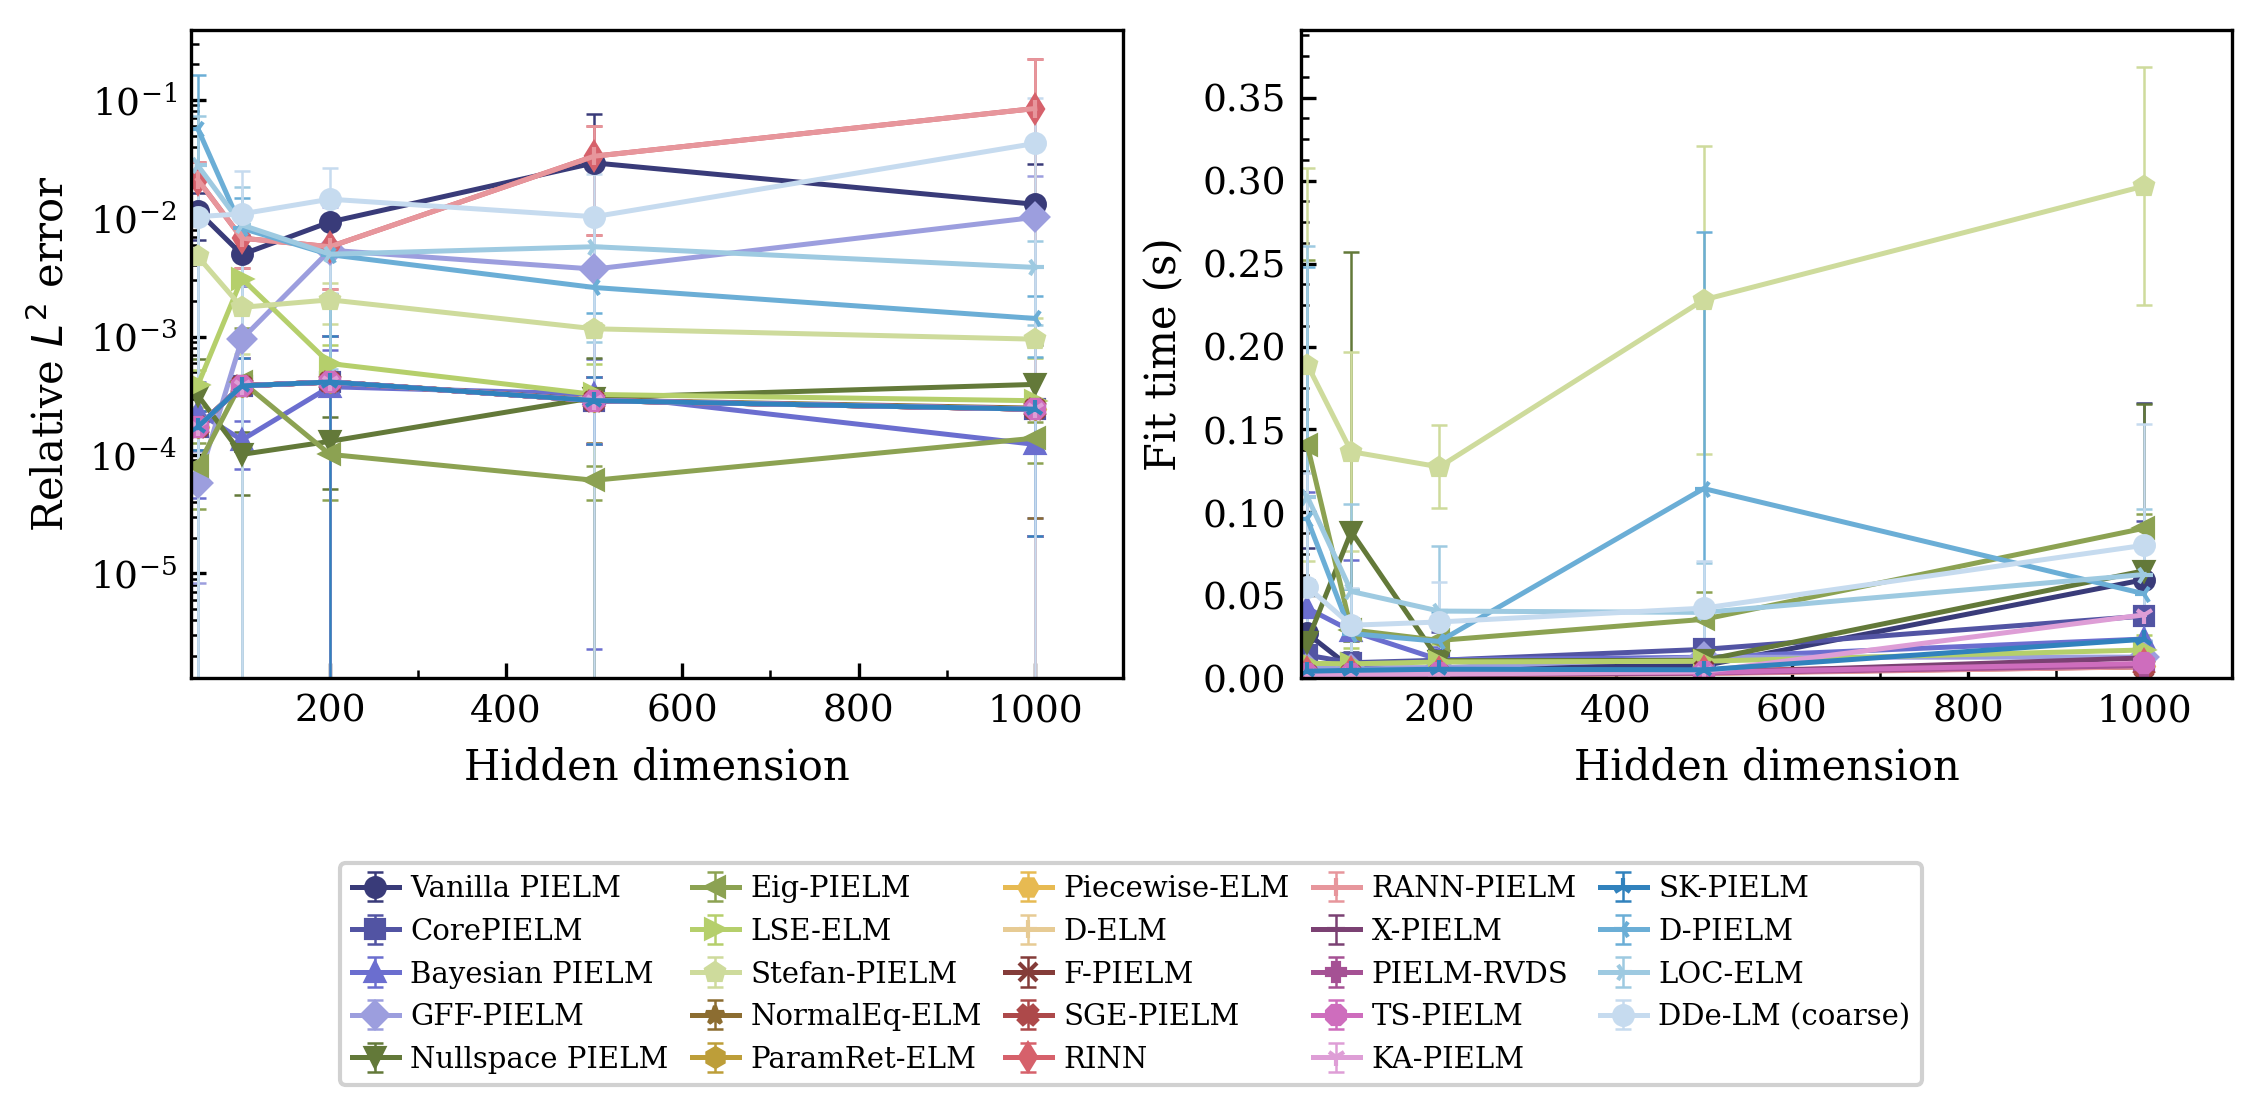

Recreate this plot in Python.
#!/usr/bin/env python3
"""
WP2 — Fig. 3: Accuracy and fit-time vs. hidden_dim for all PIELM variants.

Loads the most recent ``*_sweep_hidden_dim.json`` from
``PyPIELM/benchmarks/results/`` (any sub-folder) and produces:

  fig3_sweep_hidden_dim.pdf   — vector, for LaTeX inclusion
  fig3_sweep_hidden_dim.png   — 300 dpi raster
"""

from __future__ import annotations

import json
from pathlib import Path

import matplotlib
matplotlib.use("Agg")
import matplotlib.pyplot as plt
import matplotlib.ticker as ticker
import numpy as np

# ── Paths ────────────────────────────────────────────────────────────────────
REPO     = Path(__file__).resolve().parent.parent.parent
BENCH    = REPO / "PyPIELM" / "benchmarks" / "results"
OUT      = Path(__file__).resolve().parent

# ── Find most-recent sweep file (search all platform sub-folders) ─────────────
sweep_files = sorted(BENCH.rglob("*sweep_hidden_dim.json"))
if not sweep_files:
    raise FileNotFoundError(
        f"No sweep_hidden_dim.json found under {BENCH}. "
        "Run PyPIELM/benchmarks/sweep_hidden_dim.py first."
    )
src = sweep_files[-1]          # lexicographic timestamp → most recent
print(f"Loading: {src.relative_to(REPO)}")

with open(src) as fh:
    data = json.load(fh)

model_keys = [k for k in data if k not in ("task", "dims", "seeds", "device")]
dims_raw   = data.get("dims", [])
dims       = [int(d) for d in dims_raw]

# Filter models that have any valid (non-NaN) accuracy data
def _valid(mname: str) -> bool:
    rd = data[mname]
    return any(
        not np.isnan(rd[str(d)]["rel_l2_mean"])
        for d in dims_raw
        if str(d) in rd
    )

model_keys = [m for m in model_keys if _valid(m)]

# ── Pretty display names ──────────────────────────────────────────────────────
DISPLAY = {
    "vanilla_pielm":          "Vanilla PIELM",
    "core_pielm":             "CorePIELM",
    "bayesian_pielm":         "Bayesian PIELM",
    "gff_pielm":              "GFF-PIELM",
    "curriculum_pielm":       "Curriculum PIELM",
    "nullspace_pielm":        "Nullspace PIELM",
    "eig_pielm":              "Eig-PIELM",
    "lseelm":                 "LSE-ELM",
    "stefan_pielm":           "Stefan-PIELM",
    "normal_equation_elm":    "NormalEq-ELM",
    "parameter_retention_elm":"ParamRet-ELM",
    "piecewise_elm":          "Piecewise-ELM",
    "delm":                   "D-ELM",
    "fpielm":                 "F-PIELM",
    "sgepielm":               "SGE-PIELM",
    "rinn":                   "RINN",
    "rann_pielm":             "RANN-PIELM",
    "xpielm":                 "X-PIELM",
    "pielm_rvds":             "PIELM-RVDS",
    "tspielm":                "TS-PIELM",
    "kapielm":                "KA-PIELM",
    "soft_partition_kapielm": "SK-PIELM",
    "dpielm":                 "D-PIELM",
    "locelm":                 "LOC-ELM",
    "ddelm_coarse":           "DDe-LM (coarse)",
    "vanilla_pinn":           "PINN (vanilla)",
    "adaptive_pinn":          "PINN (adaptive)",
    "fourier_pinn":           "PINN (Fourier)",
    "muon_pinn":              "PINN (Muon)",
    "residual_adaptive_pinn": "PINN (res-adap.)",
}

# ── Figure layout ─────────────────────────────────────────────────────────────
# Double-column journal width: 190 mm ≈ 7.48 in
FS  = 10
FW  = 7.48
FH  = 3.6

plt.rcParams.update({
    "font.family":       "serif",
    "font.size":         FS,
    "axes.labelsize":    FS,
    "xtick.labelsize":   FS - 1,
    "ytick.labelsize":   FS - 1,
    "legend.fontsize":   7.5,
    "axes.linewidth":    0.8,
    "xtick.major.width": 0.8,
    "ytick.major.width": 0.8,
    "lines.linewidth":   1.4,
    "lines.markersize":  4.5,
    "axes.grid":         False,      # ← no background grid
    "figure.dpi":        300,
})

fig, (ax_acc, ax_tim) = plt.subplots(1, 2, figsize=(FW, FH))

# ── Colour cycle ──────────────────────────────────────────────────────────────
# Use a perceptually-uniform 30-colour palette derived from the tab20 pair
cmap20b = plt.get_cmap("tab20b")
cmap20c = plt.get_cmap("tab20c")
colours = [cmap20b(i / 20) for i in range(20)] + \
          [cmap20c(i / 20) for i in range(10)]
markers = ["o", "s", "^", "D", "v", "<", ">", "p", "*", "h",
           "H", "+", "x", "X", "d", "|", "_", "P", "8", "1",
           "2", "3", "4", "o", "s", "^", "D", "v", "<", ">"]

for idx, mname in enumerate(model_keys):
    rd    = data[mname]
    c     = colours[idx % len(colours)]
    mk    = markers[idx % len(markers)]
    label = DISPLAY.get(mname, mname)

    x_vals, rl2, rl2e, ft, fte = [], [], [], [], []
    for d in dims_raw:
        key = str(d)
        if key not in rd:
            continue
        v = rd[key]
        if np.isnan(v["rel_l2_mean"]):
            continue
        x_vals.append(int(d))
        rl2.append(v["rel_l2_mean"])
        rl2e.append(v["rel_l2_std"])
        ft.append(v["fit_time_mean_s"])
        fte.append(v["fit_time_std_s"])

    if not x_vals:
        continue

    kw = dict(color=c, marker=mk, capsize=2, capthick=0.6,
              elinewidth=0.6, linewidth=1.2)
    ax_acc.errorbar(x_vals, rl2, yerr=rl2e, label=label, **kw)
    ax_tim.errorbar(x_vals, ft,  yerr=fte,  label=label, **kw)

# ── Accuracy panel ────────────────────────────────────────────────────────────
ax_acc.set_yscale("log")
ax_acc.set_xlabel(r"Hidden dimension")
ax_acc.set_ylabel(r"Relative $L^2$ error")
ax_acc.xaxis.set_minor_locator(ticker.AutoMinorLocator(2))
ax_acc.tick_params(which="both", direction="in")
ax_acc.set_xlim(left=min(dims) * 0.85, right=max(dims) * 1.10)

# ── Timing panel ─────────────────────────────────────────────────────────────
ax_tim.set_xlabel(r"Hidden dimension")
ax_tim.set_ylabel(r"Fit time (s)")
ax_tim.xaxis.set_minor_locator(ticker.AutoMinorLocator(2))
ax_tim.yaxis.set_minor_locator(ticker.AutoMinorLocator(4))
ax_tim.tick_params(which="both", direction="in")
ax_tim.set_xlim(left=min(dims) * 0.85, right=max(dims) * 1.10)
ax_tim.set_ylim(bottom=0)

# ── Shared legend below both panels ──────────────────────────────────────────
n_cols = min(5, max(3, len(model_keys) // 6 + 1))
handles, labels = ax_acc.get_legend_handles_labels()
fig.legend(
    handles, labels,
    loc="lower center",
    bbox_to_anchor=(0.5, -0.01),
    ncol=n_cols,
    framealpha=0.9,
    edgecolor="#CCCCCC",
    fontsize=7.0,
    handlelength=1.6,
    columnspacing=0.8,
    handletextpad=0.4,
)

# Extra bottom margin for the legend
fig.tight_layout(pad=0.5)
fig.subplots_adjust(bottom=0.38)

# ── Save ──────────────────────────────────────────────────────────────────────
for fmt in ("pdf", "png"):
    out = OUT / f"fig3_sweep_hidden_dim.{fmt}"
    fig.savefig(out, dpi=300, bbox_inches="tight",
                facecolor="white", edgecolor="none")
    print(f"Saved: {out}")

plt.close(fig)
